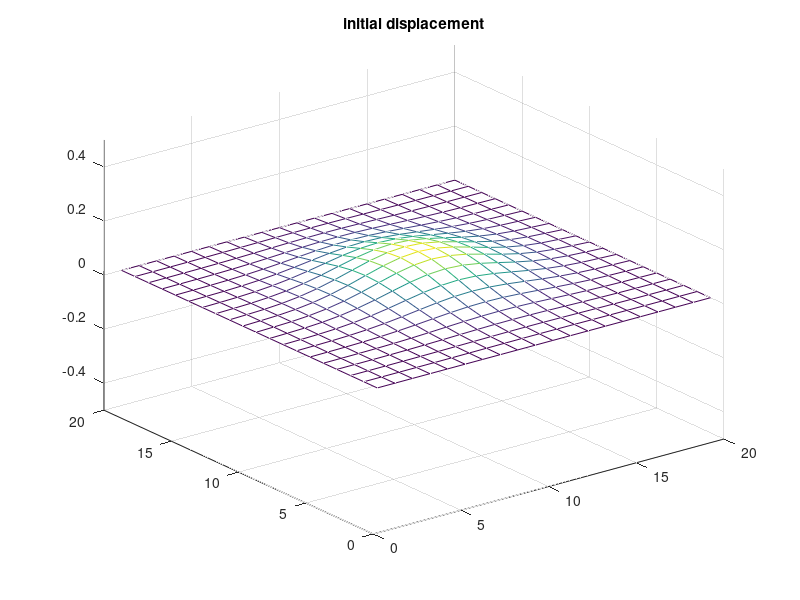
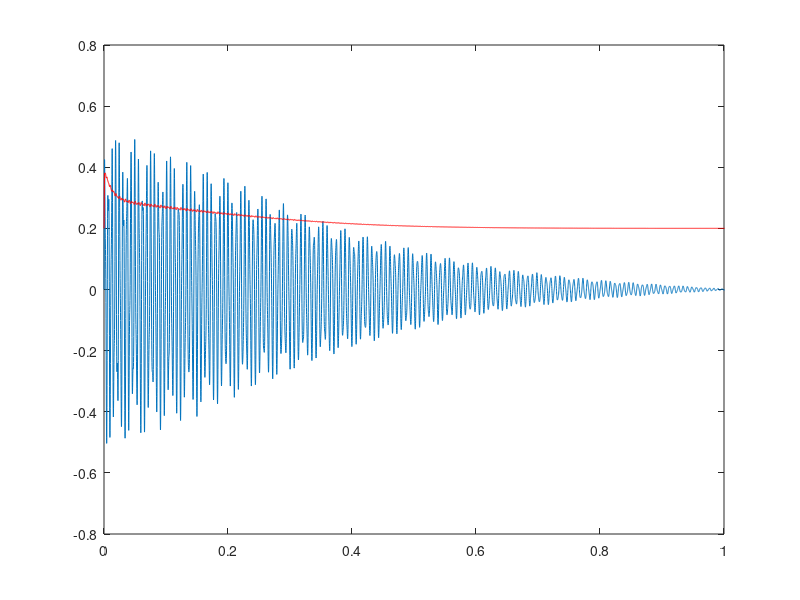
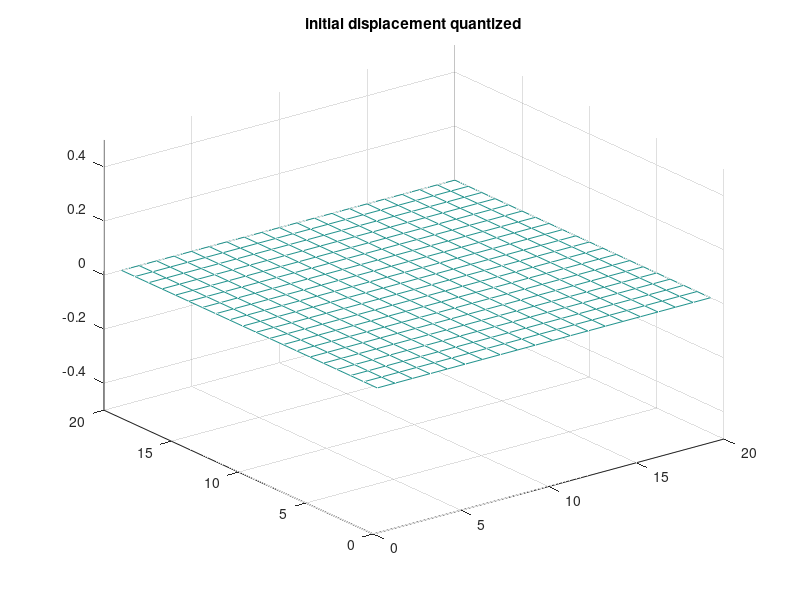

Write MATLAB code to recreate these figures, in order. (Note: this script raises an error after producing the figures.)
% Finite difference drum/chime 
% Bruce Land, Cornell University, May 2008
% second order scheme from
% http://arxiv.org/PS_cache/physics/pdf/0009/0009068v2.pdf, 
% page 14, eqn 2.18
%% Run this
clear all
clc

%linear dimension of membrane -- bigger is lower pitch
n = 20 ;
u = zeros(n,n); %time t
u1 = zeros(n,n); %time t-1
u2 = zeros(n,n); %time t-2
uHit = zeros(n,n); %input strike
uHitQuantized = zeros(n,n); %input strike

% turncation to simulate fixed point
trun = 100000;

% 0 < rho < 0.5 -- lower rho => lower pitch
% rho = (vel*dt/dx)^2
rho = .2 ;
% eta = damping*dt/2
% higher damping => shorter sound
eta = .0005 ;
% boundary condition -1.0<gain<1.0
% 1.0 is completely free edge
% 0.0 is clamped edge
boundaryGain = 0.0 ;

% low pass for tension modulation
tm_a = 	.01 ; %range 1-.99 or >.01
% gain for tension modulation
tm_g = 1; %when term added to rho, sum cannot exceed 0.5

%time
Fs = 8000 ;
time = 0.0:1/Fs:2.0;
%output sound
aud = zeros(size(time)) ;
% efffective tension modified velocity for testing
rho_eff = zeros(size(time)) ;

%sets the amplitude of the stick strike 
ampIn = .1; 
%sets the position of the stick strike: 0<pos<n
x_mid = n/2;
y_mid = n/2;
%sets width of the gaussian strike input 
alpha = .05 ;
%compute the gaussian strike amplitude
for i=1:n
    for j=1:n
        uHit(i,j) = ampIn*exp(-alpha*(((i-1)-x_mid)^2+((j-1)-y_mid)^2));
    end
end
%enforce boundary conditions
uHit(1,:) = boundaryGain * uHit(2,:);
uHit(n,:) = boundaryGain * uHit(n-1,:);
uHit(:,1) = boundaryGain * uHit(:,2);
uHit(:,n) = boundaryGain * uHit(:,n-1);

figure(1);clf;
mh = mesh(uHit);
title('initial displacement')
set(gca, 'zlim', [-0.5,0.5])

figure(4);clf;
mhQ = mesh(uHitQuantized);
title('initial displacement quantized')
set(gca, 'zlim', [-0.5,0.5])
%index for storing audio output
tindex = 1;

%% This dumb
for t=time
    
    % use the central sample for output
    % any other sample or sum is also valid to try
    sampleLoc = fix(n/2);
    aud(tindex) = u1(sampleLoc,sampleLoc); %sum(sum(u))/(n^2); %
    % use center sample to estimate amplitude for tension modulation
    new_rho_eff = min(.48, rho + (u1(x_mid, y_mid)*tm_g)^2) ;
    % use whole drum for tension midulation
    %new_rho_eff = min(0.49, rho + sum(sum(u2.^2))/300) ;
    
    % some digital filtering of tension modulation
    if tindex>20
        rho_eff(tindex) = tm_a*new_rho_eff + (1-tm_a)*rho_eff(tindex-1) ;
    elseif tindex>1
        rho_eff(tindex) = max (new_rho_eff, rho_eff(tindex-1)) ;
    else
        rho_eff(tindex) = new_rho_eff;
    end
    
    %vectorized update of positions, except for boundaries
    u(2:n-1,2:n-1) = 1/(1+eta) * (...
              rho_eff(tindex) * (u1(3:n,2:n-1)+u1(1:n-2,2:n-1)+u1(2:n-1,3:n)+u1(2:n-1,1:n-2)-4*u1(2:n-1,2:n-1)) ...
              + 2 * u1(2:n-1,2:n-1) ...
              - (1-eta) * (u2(2:n-1,2:n-1)) ...
              ) ;
    
    %enforce boundary conditions
    u(1,:) = boundaryGain * u(2,:);
    u(n,:) = boundaryGain * u(n-1,:);
    u(:,1) = boundaryGain * u(:,2);
    u(:,n) = boundaryGain * u(:,n-1);
    
    %update history to simulate fixed point truncation
    u2 = fix(trun*u1)/trun;
    u1 = fix(trun*u)/trun;
    
    %apply drum strikes at two times
    if t==0 ;%| t==1.0 
        u1 = u1 + uHit;
    end
    
    % the storage index
    tindex = tindex + 1;    
end

%play the sound
soundsc(aud,Fs)
figure(3);clf
plot(time, aud);
hold on
plot(time, rho_eff, 'r');
set(gca,'xlim',[0 1])

% get the spectrum
figure(2); clf;
Hs=spectrum.welch('Hamming',2048,50);
psd(Hs,aud,'Fs',Fs)
title('Drum spectrum')
set(gca,'xlim',[0 1])



%end
%============================================================